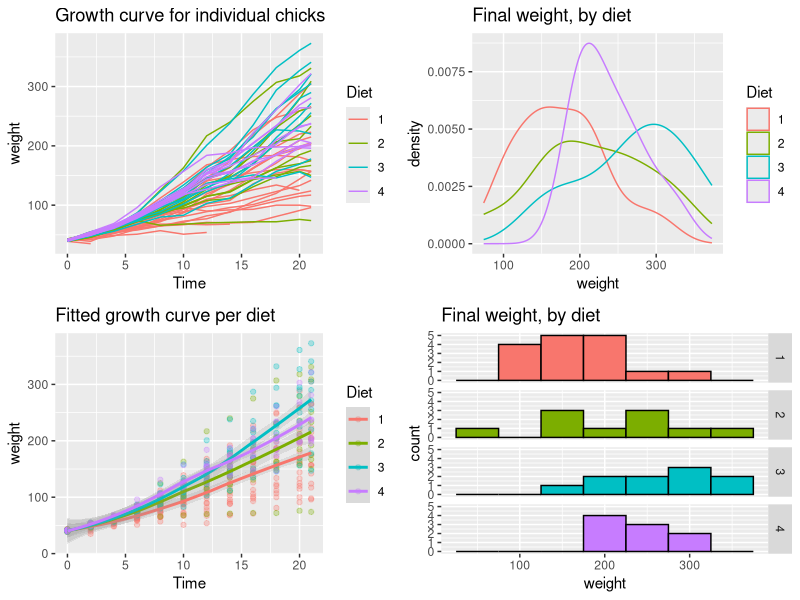

Reproduce this figure in R.
library(ggplot2)

p1 <- ggplot(ChickWeight, aes(x=Time, y=weight, colour=Diet, group=Chick)) +
  geom_line() +
  ggtitle("Growth curve for individual chicks")

p2 <- ggplot(ChickWeight, aes(x=Time, y=weight, colour=Diet)) +
  geom_point(alpha=.3) +
  geom_smooth(alpha=.2, size=1) +
  ggtitle("Fitted growth curve per diet")

p3 <- ggplot(subset(ChickWeight, Time==21), aes(x=weight, colour=Diet)) +
  geom_density() +
  ggtitle("Final weight, by diet")

p4 <- ggplot(subset(ChickWeight, Time==21), aes(x=weight, fill=Diet)) +
  geom_histogram(colour="black", binwidth=50) +
  facet_grid(Diet ~ .) +
  ggtitle("Final weight, by diet") +
  theme(legend.position="none") 

multiplot <- function(..., plotlist=NULL, file, cols=1, layout=NULL) {
  library(grid)
  
  # Make a list from the ... arguments and plotlist
  plots <- c(list(...), plotlist)
  
  numPlots = length(plots)
  
  # If layout is NULL, then use 'cols' to determine layout
  if (is.null(layout)) {
    # Make the panel
    # ncol: Number of columns of plots
    # nrow: Number of rows needed, calculated from # of cols
    layout <- matrix(seq(1, cols * ceiling(numPlots/cols)),
                     ncol = cols, nrow = ceiling(numPlots/cols))
  }
  
  if (numPlots==1) {
    print(plots[[1]])
    
  } else {
    # Set up the page
    grid.newpage()
    pushViewport(viewport(layout = grid.layout(nrow(layout), ncol(layout))))
    
    # Make each plot, in the correct location
    for (i in 1:numPlots) {
      # Get the i,j matrix positions of the regions that contain this subplot
      matchidx <- as.data.frame(which(layout == i, arr.ind = TRUE))
      
      print(plots[[i]], vp = viewport(layout.pos.row = matchidx$row,
                                      layout.pos.col = matchidx$col))
    }
  }
}


multiplot(p1, p2, p3, p4, cols=2)

